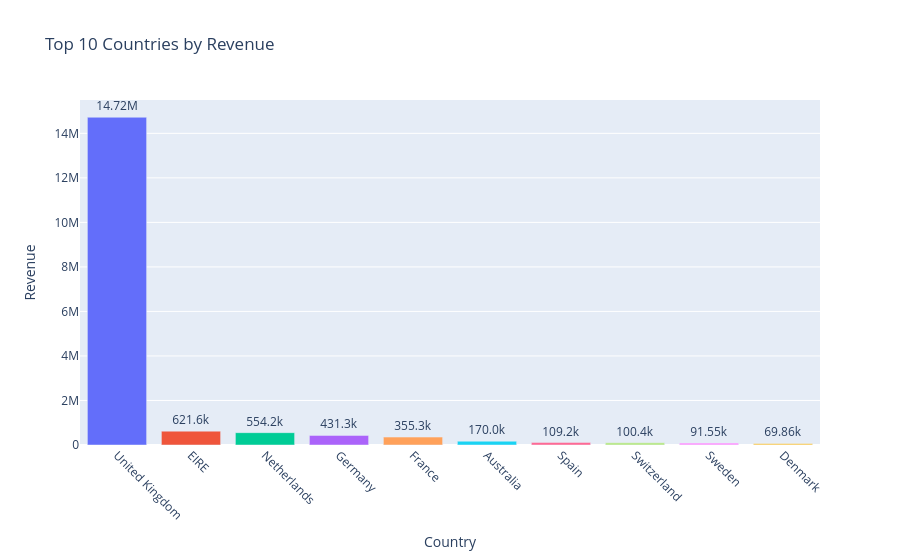

The code cell stored with this chart in its notebook:
### Code cell
# Bar Plot – Top 10 Countries by Revenue

top_countries = df_sample.groupby('Country')['Revenue'].sum().sort_values(ascending=False).head(10).reset_index()
print(top_countries)

fig = px.bar(top_countries,
             x='Country', y='Revenue',
             title='Top 10 Countries by Revenue',
             text='Revenue', color='Country')

# update_traces - properties of data like, line style, text label, hover info, marker size / color

fig.update_traces(texttemplate='%{text:.4s}', textposition='outside')
fig.update_layout(xaxis_tickangle=45, showlegend=False)
fig.show()

# 15234 --> 2 significant digits --> 15k
# 150234 --> 150k
# M -->million
# K -> Thousand

### Figure 1 — Plotly figure (JSON) as saved in the notebook; plotly's stock layout.template omitted (floating-point values rounded to 4 significant figures)
{"data": [{"alignmentgroup": "True", "hovertemplate": "Country=%{x}<br>Revenue=%{text}<extra></extra>", "legendgroup": "United Kingdom", "marker": {"color": "#636efa", "pattern": {"shape": ""}}, "name": "United Kingdom", "offsetgroup": "United Kingdom", "orientation": "v", "showlegend": true, "text": [14720000.0], "textposition": "outside", "texttemplate": "%{text:.4s}", "type": "bar", "x": ["United Kingdom"], "xaxis": "x", "y": [14720000.0], "yaxis": "y"}, {"alignmentgroup": "True", "hovertemplate": "Country=%{x}<br>Revenue=%{text}<extra></extra>", "legendgroup": "EIRE", "marker": {"color": "#EF553B", "pattern": {"shape": ""}}, "name": "EIRE", "offsetgroup": "EIRE", "orientation": "v", "showlegend": true, "text": [621600.0], "textposition": "outside", "texttemplate": "%{text:.4s}", "type": "bar", "x": ["EIRE"], "xaxis": "x", "y": [621600.0], "yaxis": "y"}, {"alignmentgroup": "True", "hovertemplate": "Country=%{x}<br>Revenue=%{text}<extra></extra>", "legendgroup": "Netherlands", "marker": {"color": "#00cc96", "pattern": {"shape": ""}}, "name": "Netherlands", "offsetgroup": "Netherlands", "orientation": "v", "showlegend": true, "text": [554200.0], "textposition": "outside", "texttemplate": "%{text:.4s}", "type": "bar", "x": ["Netherlands"], "xaxis": "x", "y": [554200.0], "yaxis": "y"}, {"alignmentgroup": "True", "hovertemplate": "Country=%{x}<br>Revenue=%{text}<extra></extra>", "legendgroup": "Germany", "marker": {"color": "#ab63fa", "pattern": {"shape": ""}}, "name": "Germany", "offsetgroup": "Germany", "orientation": "v", "showlegend": true, "text": [431300.0], "textposition": "outside", "texttemplate": "%{text:.4s}", "type": "bar", "x": ["Germany"], "xaxis": "x", "y": [431300.0], "yaxis": "y"}, {"alignmentgroup": "True", "hovertemplate": "Country=%{x}<br>Revenue=%{text}<extra></extra>", "legendgroup": "France", "marker": {"color": "#FFA15A", "pattern": {"shape": ""}}, "name": "France", "offsetgroup": "France", "orientation": "v", "showlegend": true, "text": [355300.0], "textposition": "outside", "texttemplate": "%{text:.4s}", "type": "bar", "x": ["France"], "xaxis": "x", "y": [355300.0], "yaxis": "y"}, {"alignmentgroup": "True", "hovertemplate": "Country=%{x}<br>Revenue=%{text}<extra></extra>", "legendgroup": "Australia", "marker": {"color": "#19d3f3", "pattern": {"shape": ""}}, "name": "Australia", "offsetgroup": "Australia", "orientation": "v", "showlegend": true, "text": [170000.0], "textposition": "outside", "texttemplate": "%{text:.4s}", "type": "bar", "x": ["Australia"], "xaxis": "x", "y": [170000.0], "yaxis": "y"}, {"alignmentgroup": "True", "hovertemplate": "Country=%{x}<br>Revenue=%{text}<extra></extra>", "legendgroup": "Spain", "marker": {"color": "#FF6692", "pattern": {"shape": ""}}, "name": "Spain", "offsetgroup": "Spain", "orientation": "v", "showlegend": true, "text": [109200.0], "textposition": "outside", "texttemplate": "%{text:.4s}", "type": "bar", "x": ["Spain"], "xaxis": "x", "y": [109200.0], "yaxis": "y"}, {"alignmentgroup": "True", "hovertemplate": "Country=%{x}<br>Revenue=%{text}<extra></extra>", "legendgroup": "Switzerland", "marker": {"color": "#B6E880", "pattern": {"shape": ""}}, "name": "Switzerland", "offsetgroup": "Switzerland", "orientation": "v", "showlegend": true, "text": [100400.0], "textposition": "outside", "texttemplate": "%{text:.4s}", "type": "bar", "x": ["Switzerland"], "xaxis": "x", "y": [100400.0], "yaxis": "y"}, {"alignmentgroup": "True", "hovertemplate": "Country=%{x}<br>Revenue=%{text}<extra></extra>", "legendgroup": "Sweden", "marker": {"color": "#FF97FF", "pattern": {"shape": ""}}, "name": "Sweden", "offsetgroup": "Sweden", "orientation": "v", "showlegend": true, "text": [91550.0], "textposition": "outside", "texttemplate": "%{text:.4s}", "type": "bar", "x": ["Sweden"], "xaxis": "x", "y": [91550.0], "yaxis": "y"}, {"alignmentgroup": "True", "hovertemplate": "Country=%{x}<br>Revenue=%{text}<extra></extra>", "legendgroup": "Denmark", "marker": {"color": "#FECB52", "pattern": {"shape": ""}}, "name": "Denmark", "offsetgroup": "Denmark", "orientation": "v", "showlegend": true, "text": [69860.0], "textposition": "outside", "texttemplate": "%{text:.4s}", "type": "bar", "x": ["Denmark"], "xaxis": "x", "y": [69860.0], "yaxis": "y"}], "layout": {"barmode": "relative", "legend": {"title": {"text": "Country"}, "tracegroupgap": 0}, "showlegend": false, "title": {"text": "Top 10 Countries by Revenue"}, "xaxis": {"anchor": "y", "categoryarray": ["United Kingdom", "EIRE", "Netherlands", "Germany", "France", "Australia", "Spain", "Switzerland", "Sweden", "Denmark"], "categoryorder": "array", "domain": [0, 1], "tickangle": 45, "title": {"text": "Country"}}, "yaxis": {"anchor": "x", "domain": [0, 1], "title": {"text": "Revenue"}}}}
